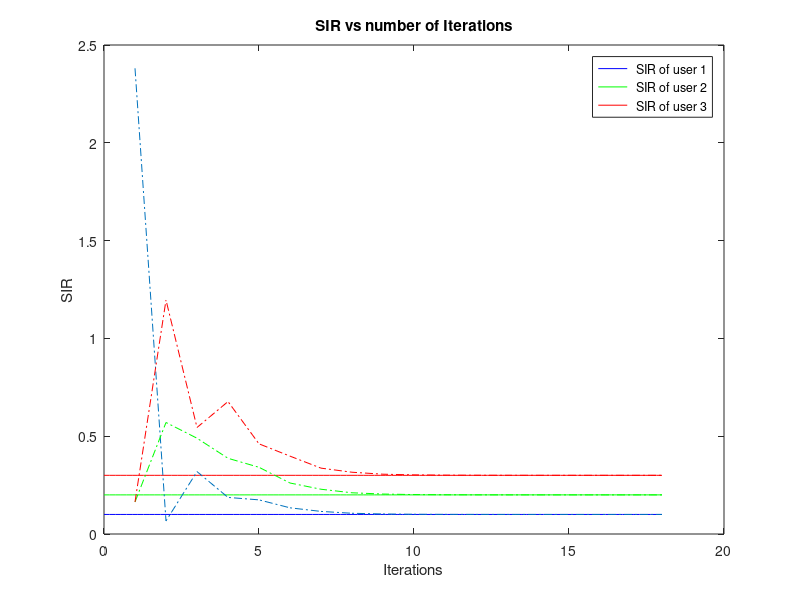

Source code (MATLAB):
%Author: Alex Dytso
%email: odytso2@uic.edu
%Discription: This code is a simulation of 3 user Distributed Power Control
%algorithm used in CDMA networks for interference coordination. 

%Variables:   SIR-Signal to Interference+Noise Ratio
%             H-channel gain matrix; Gamm- Gamm-Required SIR at each receiver
%             P-power available at each transmitter, N-noise at each
%             receiver
%             Err-error.Difference between required SIR and actual SIR. Measure
%             of convergence of algorithm


%Algorithm:   p(t+1,i)=Gamm(i)/SIR(t,i)*p(t,i) where t-is time index and
%i-user index.
%We perfom this algorithm until we conver to required SIR levels


clc, clear all, clf

K=3;%number of user(transmitter-receiver pairs)


%Next we randomly generate channel matrix H.
%H=rand(K,K); %H contains channel all channel gains. Channels gains are assumed to be less then 1
H= [1.0 0.2 0.2; 0.2 0.9 0.3; 0.2 0.2 1.0]

% Next we specify required SIR levels at each receiver
Gamm=[0.1, 0.2, 0.3]; %target SIR at each receiver


P=[0.5 0.5 0.5]; % power available at each transmitter i.e Transmit Power

N=[0.01, 0.01, 0.01]; % Noise power at each receiver 

SIR=[H(1)*P(1)/(H(3)*P(3)+H(2)*P(2)+N(1)),H(2)*P(2)/(H(3)*P(3)+H(1)*P(1)+N(2)),H(3)*P(3)/(H(2)*P(2)+H(1)*P(1)+N(3))];% initial SIR at each reciever




%algorithm starts here
iterations=1;
Err=1; %some initial error value  
while max(Err)>0.000001  % I choose maximum erro to be a divergence criteria
     
    P=(Gamm./SIR(iterations,:)).*P; % New power used by transmitters
    iterations=iterations+1;
    SIR(iterations,:)=[H(1)*P(1)/(H(3)*P(3)+H(2)*P(2)+N(1)),H(2)*P(2)/(H(3)*P(3)+H(1)*P(1)+N(2)),H(3)*P(3)/(H(2)*P(2)+H(1)*P(1)+N(3))]% new SIR
    
    Err=abs(Gamm- SIR(iterations,:)); %error
   
    
    
end
    
%ploting 
 plot(linspace(0,iterations,100),Gamm(1)*ones(1,100),'b')
hold on 
plot(linspace(0,iterations,100),Gamm(2)*ones(1,100),'g')
plot(linspace(0,iterations,100),Gamm(3)*ones(1,100),'r')

plot(1:iterations,SIR(:,1),'-.')
 plot(1:iterations,SIR(:,2),'-.g')
 plot(1:iterations,SIR(:,3),'-.r')
 xlabel('Iterations')
 ylabel('SIR')
 title('SIR vs number of Iterations')
     legend(' SIR of user 1',' SIR of user 2',' SIR of user 3')


